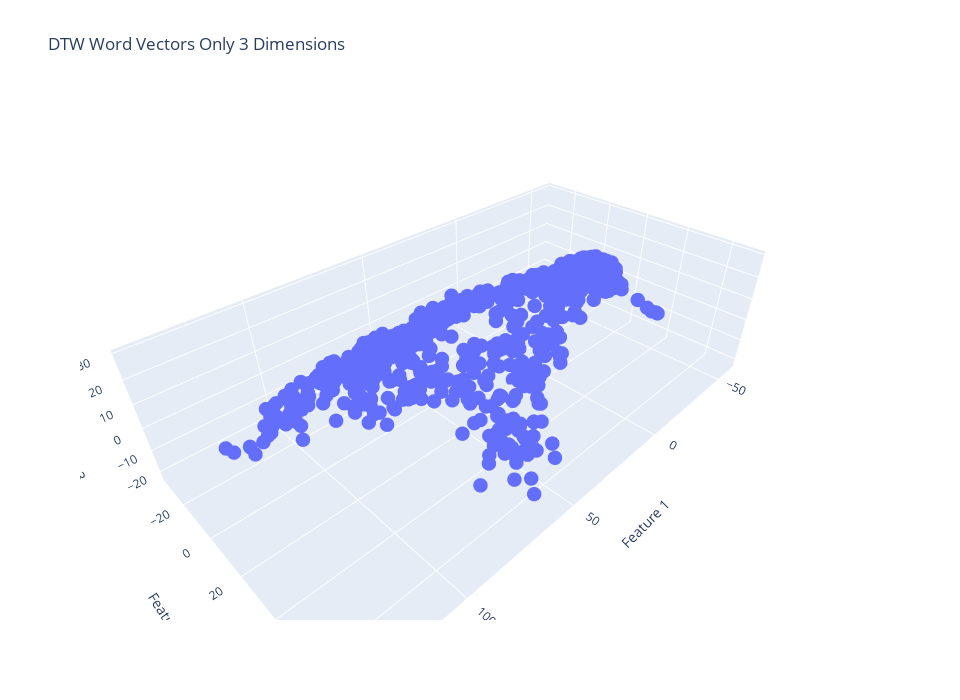
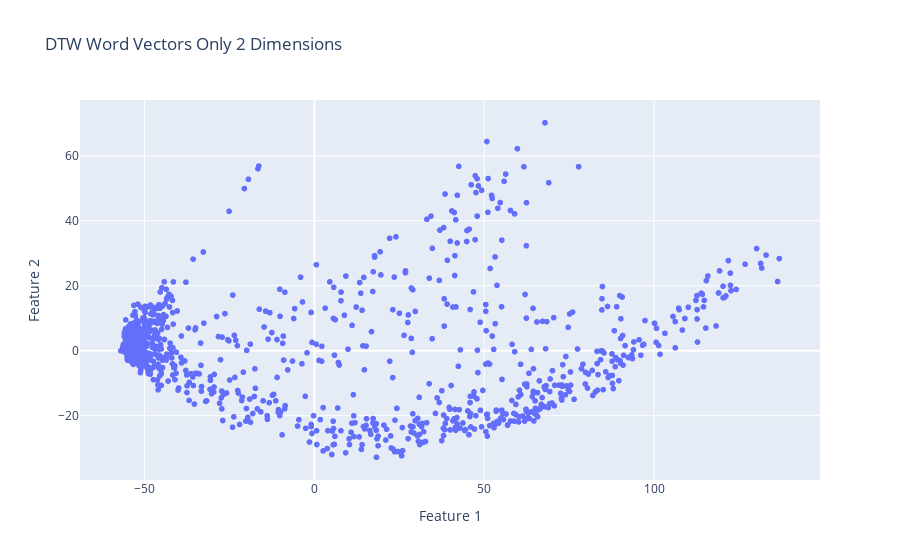
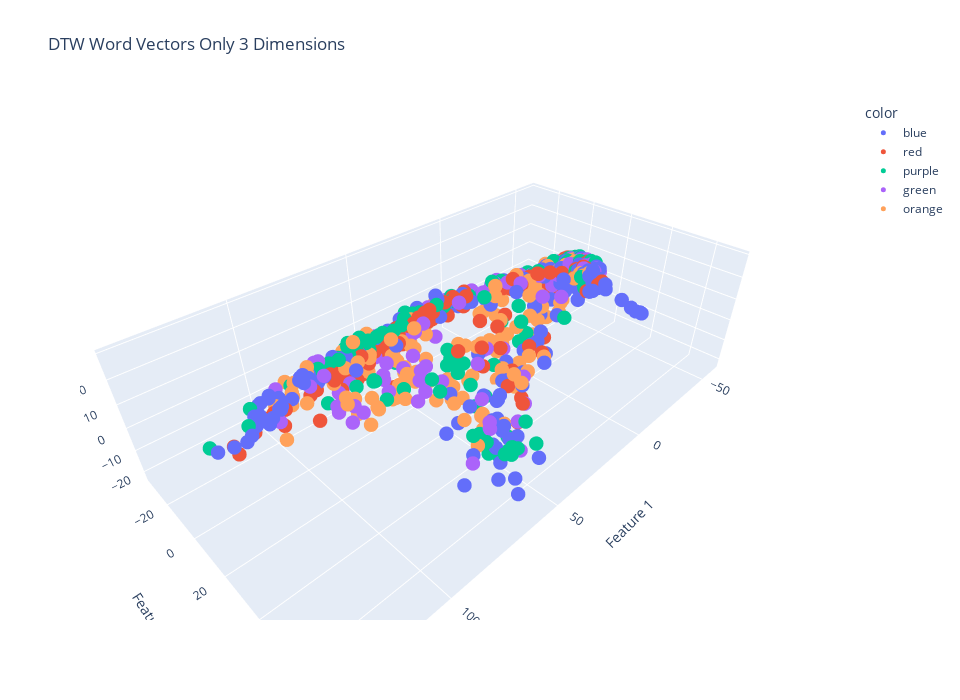
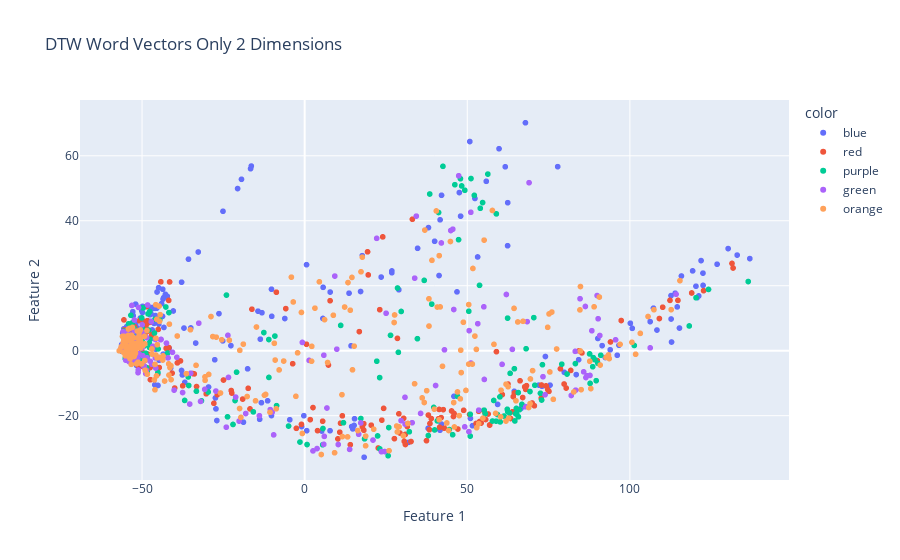

The notebook cell saved with these charts, in order:
### Markdown cell above
### PCA

### Code cell
dtw_matrix = np.array(dtw_matrix)
dim_red_dtw = PCA(n_components=3)
dim_red_dtw.fit(dtw_matrix)
print("The explained variance by each PCA component  is ", dim_red_dtw.explained_variance_ratio_)
first_components_idxs = np.argsort(np.abs(dim_red_dtw.components_[0]))[::-1]
second_components_idxs = np.argsort(np.abs(dim_red_dtw.components_[1]))[::-1]
third_components_idxs = np.argsort(np.abs(dim_red_dtw.components_[2]))[::-1]

print("The 1st PCA component expressed as a linear combination of the original features (columns): ")
print(dim_red_dtw.components_[0][first_components_idxs[0]], " of component ", first_components_idxs[0])
print(dim_red_dtw.components_[0][first_components_idxs[1]], " of component ", first_components_idxs[1])
print(dim_red_dtw.components_[0][first_components_idxs[2]], " of component ", first_components_idxs[2])

print("The 2nd PCA component expressed as a linear combination of the original features (columns): ")
print(dim_red_dtw.components_[1][second_components_idxs[0]], " of component ", second_components_idxs[0])
print(dim_red_dtw.components_[1][second_components_idxs[1]], " of component ", second_components_idxs[1])
print(dim_red_dtw.components_[1][second_components_idxs[2]], " of component ", second_components_idxs[2])

print("The 3rd PCA component expressed as a linear combination of the original features (columns): ")
print(dim_red_dtw.components_[2][third_components_idxs[0]], " of component ", third_components_idxs[0])
print(dim_red_dtw.components_[2][third_components_idxs[1]], " of component ", third_components_idxs[1])
print(dim_red_dtw.components_[2][third_components_idxs[2]], " of component ", third_components_idxs[2])

# Without colors labeling the ground-truth different word groups
threeD_vectors_dtw = dim_red_dtw.transform(dtw_matrix)
visualize_3d(threeD_vectors_dtw, "DTW Word Vectors Only 3 Dimensions")
twoD_vectors_dtw = threeD_vectors_dtw[:, 0:2]
visualize_2d(twoD_vectors_dtw, "DTW Word Vectors Only 2 Dimensions")

# With colors labeling the ground-truth different word groups
visualize_3d(threeD_vectors_dtw, "DTW Word Vectors Only 3 Dimensions", colors)
visualize_2d(twoD_vectors_dtw, "DTW Word Vectors Only 2 Dimensions", colors)

# If you experience the error "Mime type rendering requires nbformat>=4.2.0 but it is not installed"
# Type the following in the terminal: "pip install --upgrade nbformat"
# Then, restart the kernal and re-runn the cells

### Figure 1 — Plotly figure (JSON) as saved in the notebook; plotly's stock layout.template omitted (floating-point values rounded to 4 significant figures; data arrays with more than 128 entries replaced by an {"elided": "..."} marker saying what was removed)
{"data": [{"hovertemplate": "Feature 1=%{x}<br>Feature 2=%{y}<br>Feature 3=%{z}<extra></extra>", "legendgroup": "", "marker": {"color": "#636efa", "size": 5, "symbol": "circle"}, "mode": "markers", "name": "", "scene": "scene", "showlegend": false, "type": "scatter3d", "x": {"elided": "1026 float values"}, "y": {"elided": "1026 float values"}, "z": {"elided": "1026 float values"}}], "layout": {"height": 700, "legend": {"tracegroupgap": 0}, "scene": {"domain": {"x": [0, 1], "y": [0, 1]}, "xaxis": {"title": {"text": "Feature 1"}}, "yaxis": {"title": {"text": "Feature 2"}}, "zaxis": {"title": {"text": "Feature 3"}}}, "title": {"text": "DTW Word Vectors Only 3 Dimensions"}, "width": 960}}

### Figure 2 — Plotly figure (JSON) as saved in the notebook; plotly's stock layout.template omitted (floating-point values rounded to 4 significant figures; data arrays with more than 128 entries replaced by an {"elided": "..."} marker saying what was removed)
{"data": [{"hovertemplate": "Feature 1=%{x}<br>Feature 2=%{y}<extra></extra>", "legendgroup": "", "marker": {"color": "#636efa", "symbol": "circle"}, "mode": "markers", "name": "", "showlegend": false, "type": "scattergl", "x": {"elided": "1026 float values"}, "xaxis": "x", "y": {"elided": "1026 float values"}, "yaxis": "y"}], "layout": {"legend": {"tracegroupgap": 0}, "title": {"text": "DTW Word Vectors Only 2 Dimensions"}, "xaxis": {"anchor": "y", "domain": [0, 1], "title": {"text": "Feature 1"}}, "yaxis": {"anchor": "x", "domain": [0, 1], "title": {"text": "Feature 2"}}}}

### Figure 3 — Plotly figure (JSON) as saved in the notebook; plotly's stock layout.template omitted (floating-point values rounded to 4 significant figures; data arrays with more than 128 entries replaced by an {"elided": "..."} marker saying what was removed)
{"data": [{"hovertemplate": "color=blue<br>Feature 1=%{x}<br>Feature 2=%{y}<br>Feature 3=%{z}<extra></extra>", "legendgroup": "blue", "marker": {"color": "#636efa", "size": 5, "symbol": "circle"}, "mode": "markers", "name": "blue", "scene": "scene", "showlegend": true, "type": "scatter3d", "x": {"elided": "235 float values"}, "y": {"elided": "235 float values"}, "z": {"elided": "235 float values"}}, {"hovertemplate": "color=red<br>Feature 1=%{x}<br>Feature 2=%{y}<br>Feature 3=%{z}<extra></extra>", "legendgroup": "red", "marker": {"color": "#EF553B", "size": 5, "symbol": "circle"}, "mode": "markers", "name": "red", "scene": "scene", "showlegend": true, "type": "scatter3d", "x": {"elided": "194 float values"}, "y": {"elided": "194 float values"}, "z": {"elided": "194 float values"}}, {"hovertemplate": "color=purple<br>Feature 1=%{x}<br>Feature 2=%{y}<br>Feature 3=%{z}<extra></extra>", "legendgroup": "purple", "marker": {"color": "#00cc96", "size": 5, "symbol": "circle"}, "mode": "markers", "name": "purple", "scene": "scene", "showlegend": true, "type": "scatter3d", "x": {"elided": "194 float values"}, "y": {"elided": "194 float values"}, "z": {"elided": "194 float values"}}, {"hovertemplate": "color=green<br>Feature 1=%{x}<br>Feature 2=%{y}<br>Feature 3=%{z}<extra></extra>", "legendgroup": "green", "marker": {"color": "#ab63fa", "size": 5, "symbol": "circle"}, "mode": "markers", "name": "green", "scene": "scene", "showlegend": true, "type": "scatter3d", "x": {"elided": "153 float values"}, "y": {"elided": "153 float values"}, "z": {"elided": "153 float values"}}, {"hovertemplate": "color=orange<br>Feature 1=%{x}<br>Feature 2=%{y}<br>Feature 3=%{z}<extra></extra>", "legendgroup": "orange", "marker": {"color": "#FFA15A", "size": 5, "symbol": "circle"}, "mode": "markers", "name": "orange", "scene": "scene", "showlegend": true, "type": "scatter3d", "x": {"elided": "250 float values"}, "y": {"elided": "250 float values"}, "z": {"elided": "250 float values"}}], "layout": {"height": 700, "legend": {"title": {"text": "color"}, "tracegroupgap": 0}, "scene": {"domain": {"x": [0, 1], "y": [0, 1]}, "xaxis": {"title": {"text": "Feature 1"}}, "yaxis": {"title": {"text": "Feature 2"}}, "zaxis": {"title": {"text": "Feature 3"}}}, "title": {"text": "DTW Word Vectors Only 3 Dimensions"}, "width": 960}}

### Figure 4 — Plotly figure (JSON) as saved in the notebook; plotly's stock layout.template omitted (floating-point values rounded to 4 significant figures; data arrays with more than 128 entries replaced by an {"elided": "..."} marker saying what was removed)
{"data": [{"hovertemplate": "color=blue<br>Feature 1=%{x}<br>Feature 2=%{y}<extra></extra>", "legendgroup": "blue", "marker": {"color": "#636efa", "symbol": "circle"}, "mode": "markers", "name": "blue", "showlegend": true, "type": "scattergl", "x": {"elided": "235 float values"}, "xaxis": "x", "y": {"elided": "235 float values"}, "yaxis": "y"}, {"hovertemplate": "color=red<br>Feature 1=%{x}<br>Feature 2=%{y}<extra></extra>", "legendgroup": "red", "marker": {"color": "#EF553B", "symbol": "circle"}, "mode": "markers", "name": "red", "showlegend": true, "type": "scattergl", "x": {"elided": "194 float values"}, "xaxis": "x", "y": {"elided": "194 float values"}, "yaxis": "y"}, {"hovertemplate": "color=purple<br>Feature 1=%{x}<br>Feature 2=%{y}<extra></extra>", "legendgroup": "purple", "marker": {"color": "#00cc96", "symbol": "circle"}, "mode": "markers", "name": "purple", "showlegend": true, "type": "scattergl", "x": {"elided": "194 float values"}, "xaxis": "x", "y": {"elided": "194 float values"}, "yaxis": "y"}, {"hovertemplate": "color=green<br>Feature 1=%{x}<br>Feature 2=%{y}<extra></extra>", "legendgroup": "green", "marker": {"color": "#ab63fa", "symbol": "circle"}, "mode": "markers", "name": "green", "showlegend": true, "type": "scattergl", "x": {"elided": "153 float values"}, "xaxis": "x", "y": {"elided": "153 float values"}, "yaxis": "y"}, {"hovertemplate": "color=orange<br>Feature 1=%{x}<br>Feature 2=%{y}<extra></extra>", "legendgroup": "orange", "marker": {"color": "#FFA15A", "symbol": "circle"}, "mode": "markers", "name": "orange", "showlegend": true, "type": "scattergl", "x": {"elided": "250 float values"}, "xaxis": "x", "y": {"elided": "250 float values"}, "yaxis": "y"}], "layout": {"legend": {"title": {"text": "color"}, "tracegroupgap": 0}, "title": {"text": "DTW Word Vectors Only 2 Dimensions"}, "xaxis": {"anchor": "y", "domain": [0, 1], "title": {"text": "Feature 1"}}, "yaxis": {"anchor": "x", "domain": [0, 1], "title": {"text": "Feature 2"}}}}
